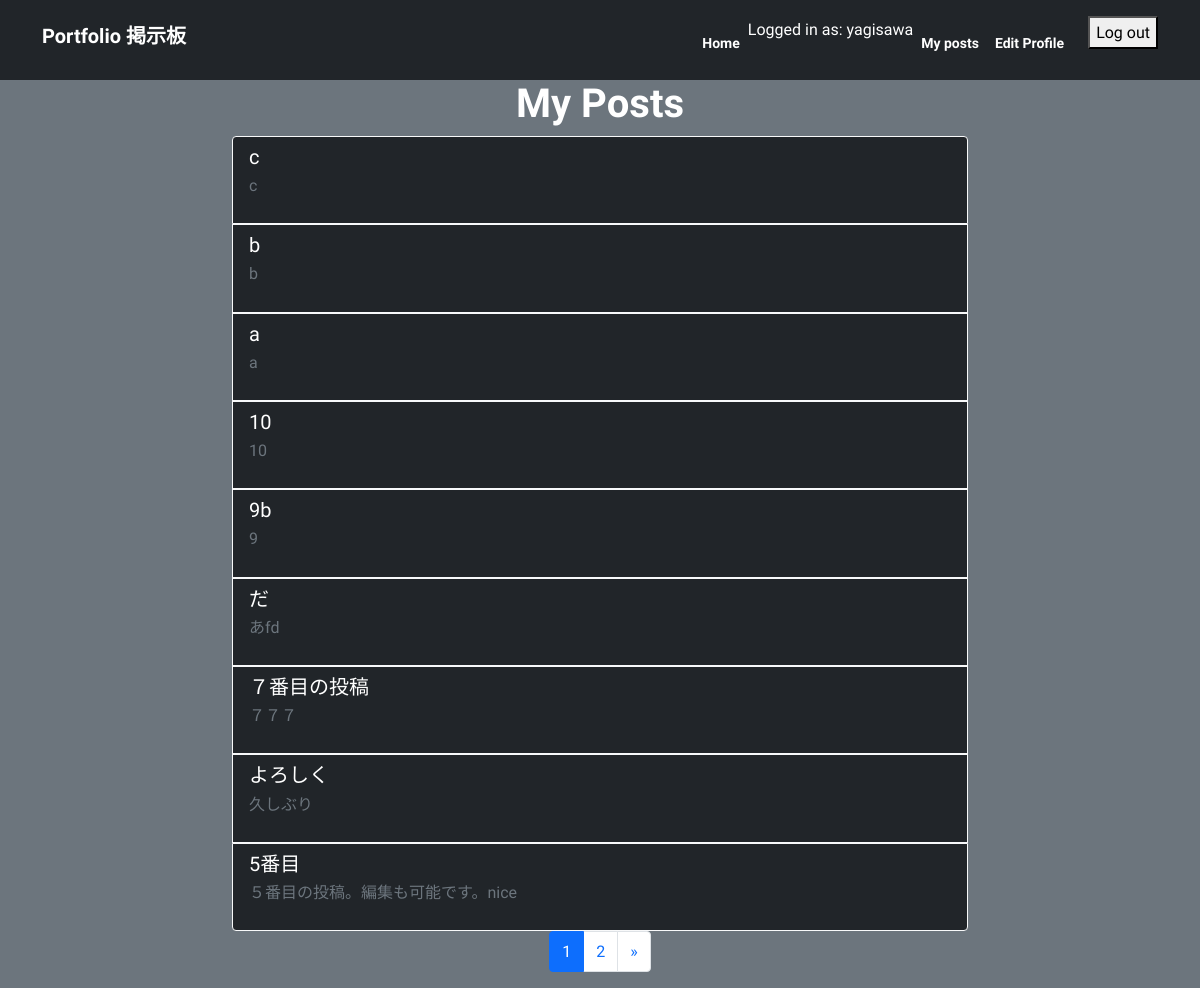
/my_posts/ (signed in), run on an earlier commit of the app's database.
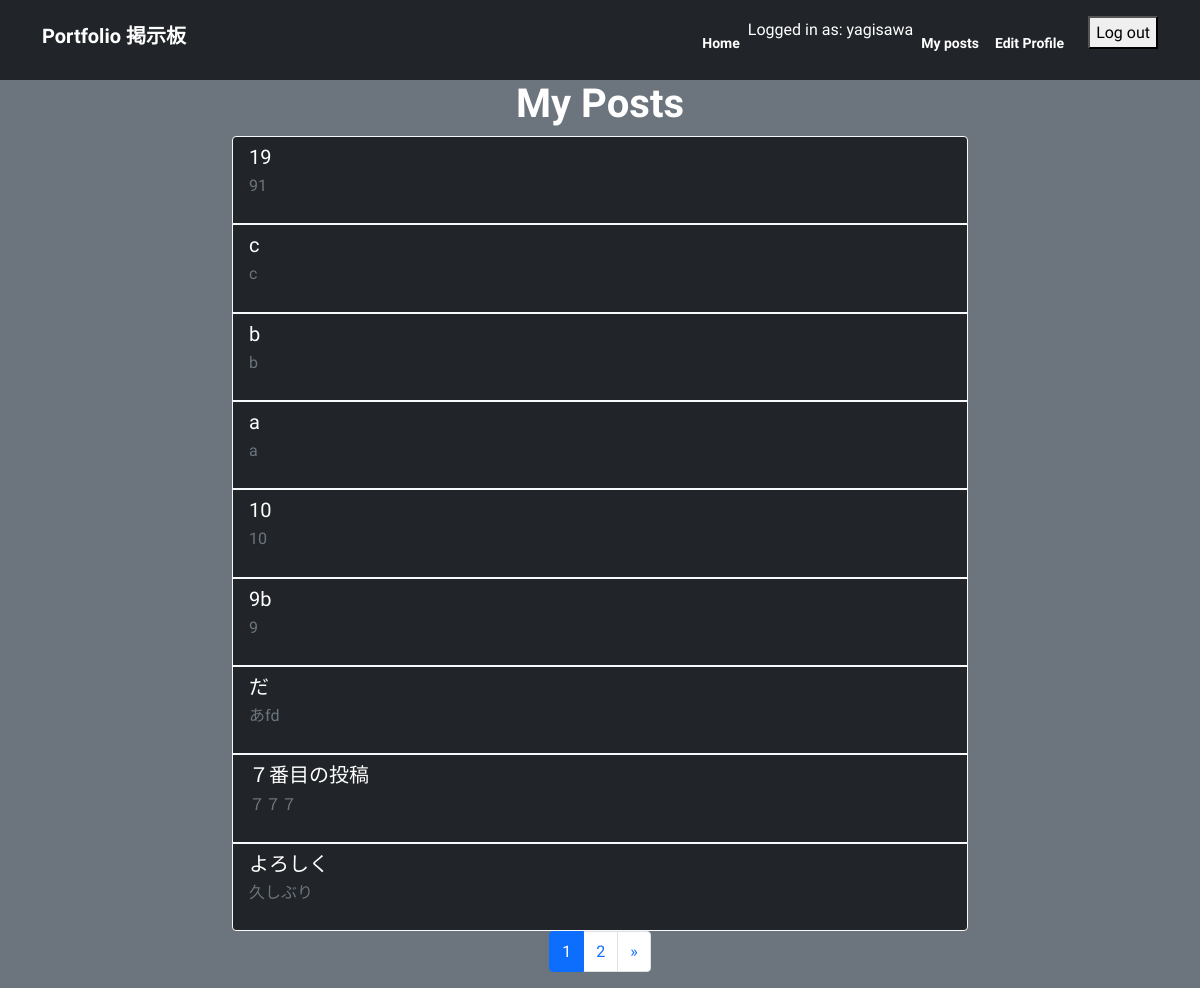
And on a later commit of the database.
### myapp/models.py (models this page shows, shortened)
class Post(models.Model):
    title = models.CharField(max_length=200)
    content = models.TextField()
    author = models.ForeignKey(User, on_delete=models.CASCADE)
    created_at = models.DateTimeField(auto_now_add=True)
    updated_at = models.DateTimeField(auto_now=True)
    likes = models.ManyToManyField(settings.AUTH_USER_MODEL, related_name='likes', blank=True)
    views = models.IntegerField(default=0)
    icon = models.ImageField(upload_to='icons/', blank=True, null=True)

### myapp/views.py (the view)
# urls.py: path('my_posts/', my_posts, name='my_posts'),
def my_posts(request):
    user = request.user
    print(user)
    posts = Post.objects.filter(author=user).order_by('-id')
    paginator = Paginator(posts, 9)
    page_number = request.GET.get('page')
    user_posts = paginator.get_page(page_number)
    ranked_posts = Post.objects.order_by('-views')[:10]
    return render(request, 'myapp/my_posts.html', {'user_posts': user_posts, 'ranked_posts': ranked_posts})

### myapp/templates/myapp/my_posts.html (shortened to what this page needs)
{% extends 'base.html' %}
{% block content %}
<div class="container">
  <div class="row justify-content-center">
    <div class="col-md-8">
      <h1 class="text-center">My Posts</h1>
      {% if user_posts %}
        <ul class="list-group">
          {% for post in user_posts %}
            <li class="list-group-item text-white bg-dark border border-light">
              <a href="{% url 'post_detail' post.id %}" class="h5">{{ post.title }}</a>
              <p class="text-muted">{{ post.content|truncatechars:100 }}</p>
            </li>
          {% endfor %}
        </ul>
        {% if user_posts.has_other_pages and user_posts.paginator.num_pages > 1 %}
          <nav aria-label="Post navigation">
            <ul class="pagination justify-content-center">
              <li class="page-item active">
                <a class="page-link" href="?page={{ user_posts.number }}">{{ user_posts.number }}</a>
              </li>
              {% if user_posts.has_next %}
                <li class="page-item">
                  <a class="page-link" href="?page={{ user_posts.next_page_number }}">{{ user_posts.next_page_number }}</a>
                </li>
                <li class="page-item">
                  <a class="page-link" href="?page={{ user_posts.paginator.num_pages }}">&raquo;</a>
                </li>
              {% endif %}
            </ul>
          </nav>
        {% endif %}
      {% else %}
        <p class="text-center text-white">You haven't created any posts yet.</p>
      {% endif %}
    </div>
  </div>
</div>
{% endblock %}

What changed in the data, as far as the page shows it:
no longer on this page (row unchanged): Post: title "5番目", content "５番目の投稿。編集も可能です。nice"
added Post: title "19", content "91"
